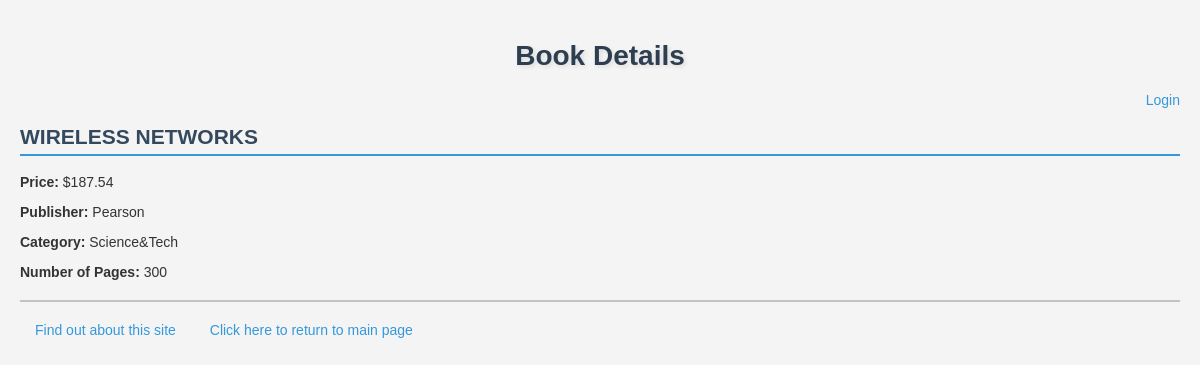
Screenshot of /mywebsite/2/ with the database file from the repository.
### mywebsite/models.py (models this page shows, shortened)
class Book(models.Model):
    CATEGORY_CHOICES = [
        ('S', 'Science&Tech'),
        ('F', 'Fiction'),
        ('B', 'Biography'),
        ('T', 'Travel'),
        ('O', 'Other')
    ]
    title = models.CharField(max_length=200)
    category = models.CharField(max_length=1, choices=CATEGORY_CHOICES, default='S')
    num_pages = models.PositiveIntegerField(default=100)
    price = models.DecimalField(max_digits=10, decimal_places=2)
    publisher = models.ForeignKey(Publisher, related_name='books', on_delete=models.CASCADE)
    description = models.TextField(blank=True)  # New optional field added

class Publisher(models.Model):
    name = models.CharField(max_length=200)
    website = models.URLField()
    city = models.CharField(max_length=20, blank=True)
    country = models.CharField(max_length=50, default='USA')  # New field added
    def __str__(self):
        return self.name

### mywebsite/views.py (the view)
# urls.py: path('<int:book_id>/', views.detail, name='detail'),
def detail(request, book_id):
    book = get_object_or_404(Book, pk=book_id)
    return render(request, 'mywebsite/detail.html', {'book': book})

### mywebsite/templates/mywebsite/detail.html (shortened to what this page needs)
{% extends 'mywebsite/base.html' %}
{% block myhdg %}Book Details{% endblock %}
{% block body_block %}
    <h2>{{ book.title|upper }}</h2>
    <p><strong>Price:</strong> ${{ book.price }}</p>
    <p><strong>Publisher:</strong> {{ book.publisher }}</p>
    <p><strong>Category:</strong> {{ book.get_category_display }}</p>
    <p><strong>Number of Pages:</strong> {{ book.num_pages }}</p>
{% endblock %}

### mywebsite/static/mywebsite/style.css (style rules this page uses)
body { background-color: #f4f4f4; color: #333; font-family: Arial, sans-serif; font-size: 14px; margin: 0; padding: 20px; }
h2 { color: #34495e; border-bottom: 2px solid #3498db; padding-bottom: 5px; }

### rows the page displays
Book: title "WIRELESS NETWORKS", price "187.54", publisher "Pearson", category "Science&Tech", num_pages "300"
